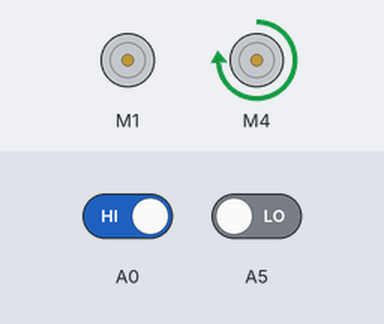
The sketch below on a simulated Arduino Uno, built with avr-gcc and run on an emulated ATmega328P. Parts: 2 × DC motor (green arrow = forward, orange = backward, longer = faster). The inputs (shaded band) are chosen by the test bench; at power-on: A0 HIGH, A5 LOW. What the sketch prints to the serial monitor is not drawn.

Above: at 1.2 s.
1.3 s: A0 driven LOW
At 2.4 s:
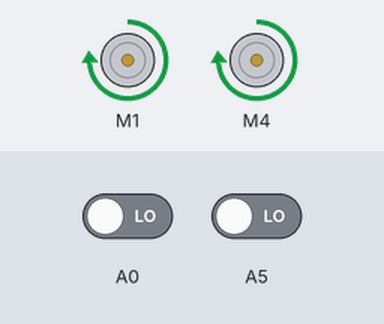
2.8 s: A5 driven HIGH
At 3.5 s:
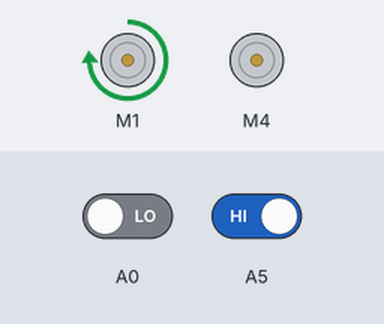
4.3 s: A0 driven HIGH
At 4.7 s:
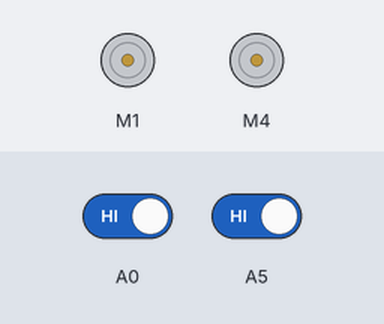
5.8 s: A5 driven LOW
At 7.0 s:
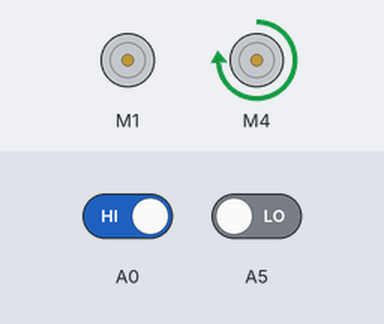
Timing chart, 0 to 8.3 s (numbered marks = the images above; inputs shaded):
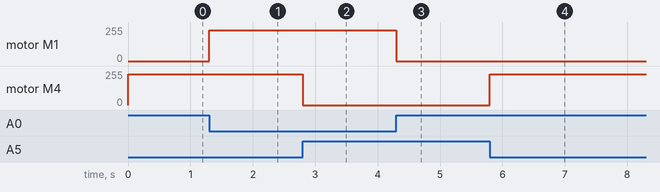

The sketch:

4_EDU_line_tracer.ino
```cpp
#include <SoftwareSerial.h>
#include <AFMotor.h>

// 모터드라이버 L293D  1: M1에 연결,  4: M4에 연결
AF_DCMotor motor_L(1);
AF_DCMotor motor_R(4);

void setup() {
  Serial.begin(9600); // PC와의 시리얼 통신속도
  Serial.println("Eduino Smart Car Start!");

  // turn on motor
  motor_L.setSpeed(230); // 왼쪽 모터의 속도
  motor_L.run(RELEASE);
  motor_R.setSpeed(230); // 오른쪽 모터의 속도
  motor_R.run(RELEASE);
}

void loop() {
    int val1 = digitalRead(A0); // 라인센서1
    int val2 = digitalRead(A5); // 라인센서2

      // 직진
      if (val1 == 0 && val2 == 0) {
       motor_L.run(FORWARD);
       motor_R.run(FORWARD);
      }
      // 우회전
      else if (val1 == 0 && val2 == 1) {
       motor_L.run(FORWARD);
       motor_R.run(RELEASE);
      }
      // 좌회전
      else if (val1 == 1 && val2 == 0) {
        motor_L.run(RELEASE);
        motor_R.run(FORWARD);
      }
      // 정지(주차할 공간이 있는 경우)
      else if (val1 == 1 && val2 == 1) {
        motor_L.run(RELEASE);
        motor_R.run(RELEASE);
      }
}
```

Measured:
- after the input at 1.3 s, motor M1: stopped → forward 230/255 at once
- after the input at 2.8 s, motor M4: forward 230/255 → stopped at once
- after the input at 4.3 s, motor M1: forward 230/255 → stopped at once
- after the input at 5.8 s, motor M4: stopped → forward 230/255 at once
